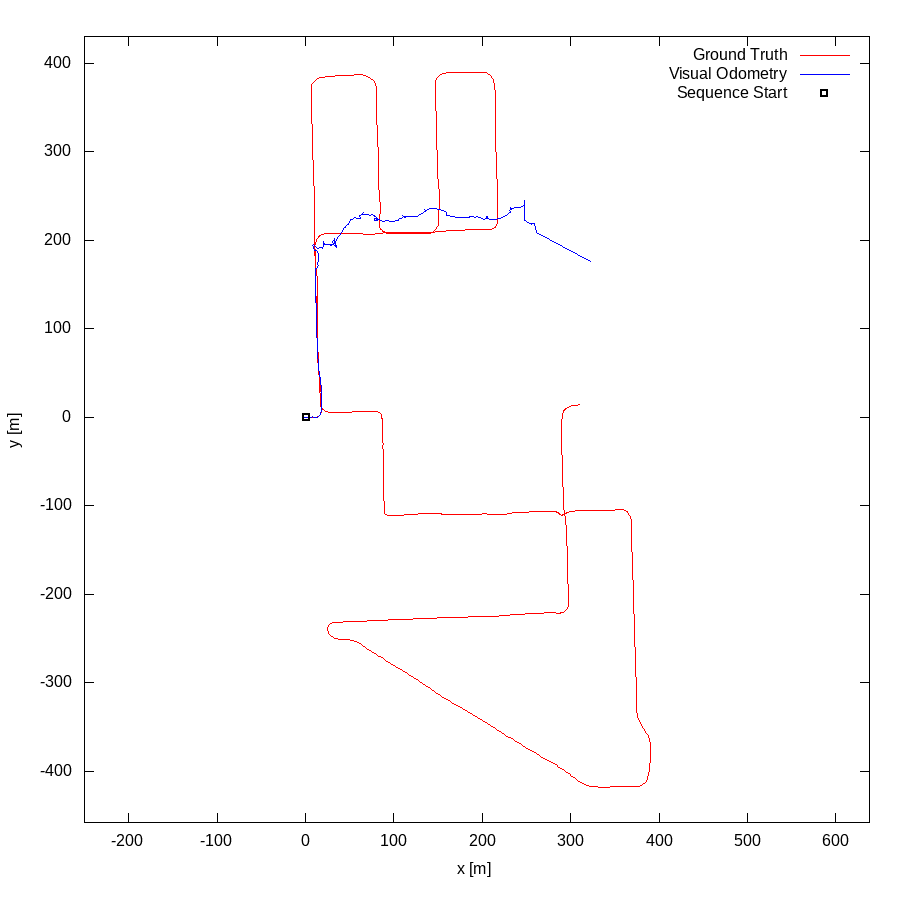

The script that drew this image:
set term postscript eps enhanced color
set output "08.eps"
set size ratio -1
set xrange [-250:638]
set yrange [-458:430]
set xlabel "x [m]"
set ylabel "y [m]"
plot "08.txt" using 1:2 lc rgb "#FF0000" title 'Ground Truth' w lines,"08.txt" using 3:4 lc rgb "#0000FF" title 'Visual Odometry' w lines,"< head -1 08.txt" using 1:2 lc rgb "#000000" pt 4 ps 1 lw 2 title 'Sequence Start' w points
